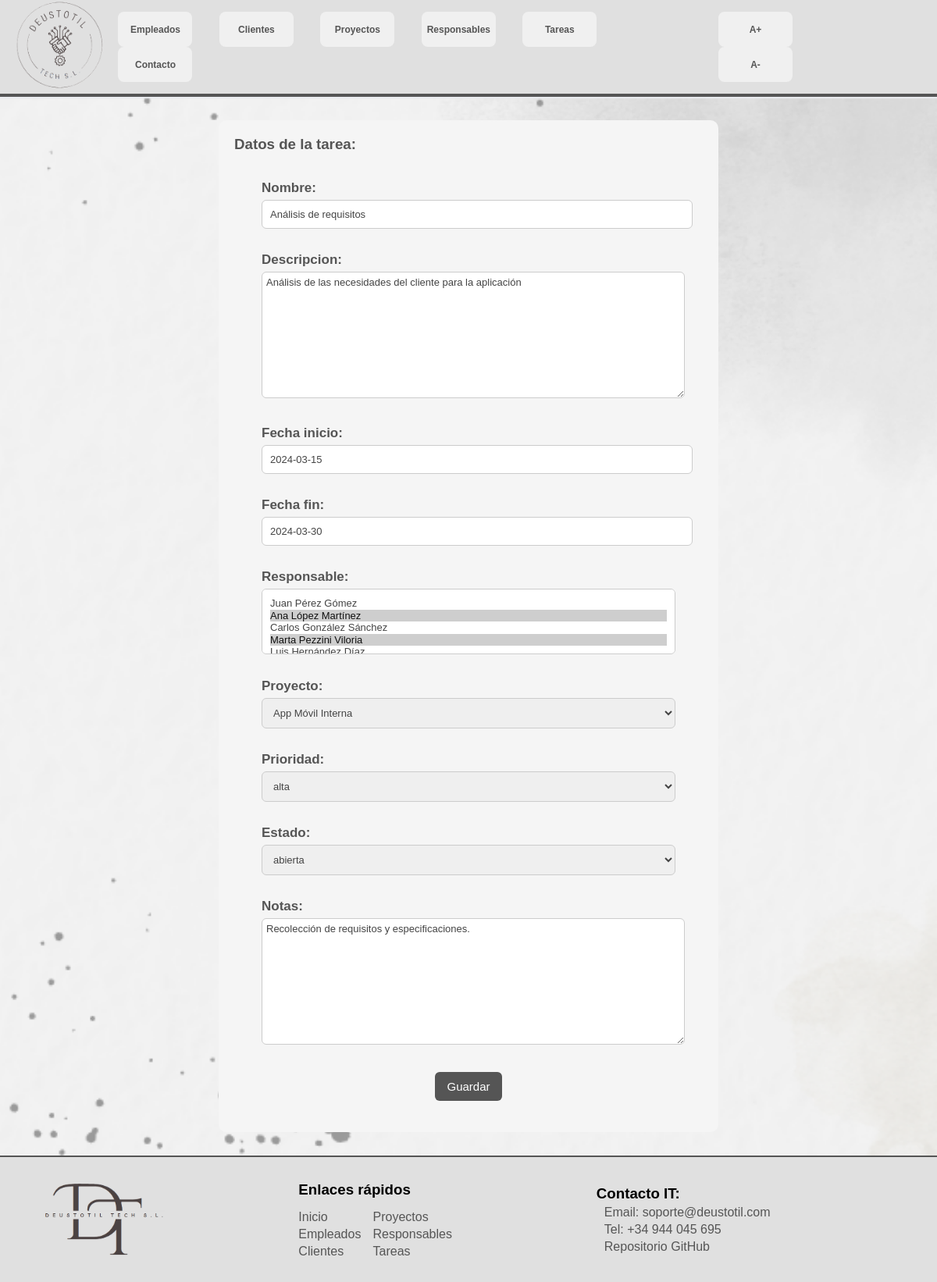
/deustotil/4/modificar_tarea, run on an earlier commit of the app's database.
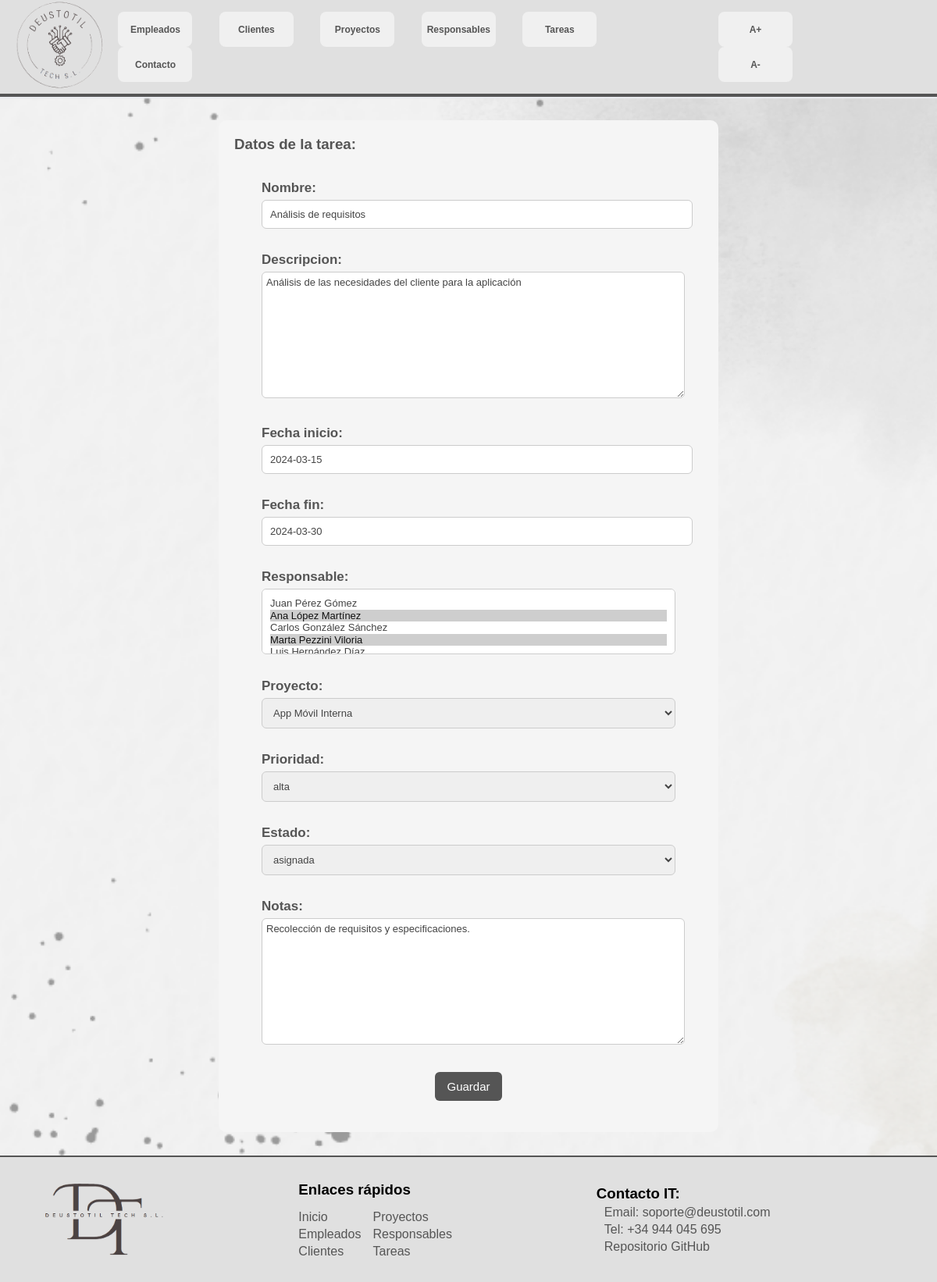
And on a later commit of the database.
### appdeustotil/models.py (models this page shows, shortened)
class Tarea(models.Model):
    nombre = models.CharField(max_length=30)
    descripcion = models.TextField(null = True, blank=True)
    fecha_inicio = models.DateField()
    fecha_fin = models.DateField()
    responsable = models.ManyToManyField(Empleado)
    proyecto = models.ForeignKey(Proyecto, on_delete=models.CASCADE)
    prioridad = models.CharField(max_length= 5, choices=[("Baja","baja"), ("Media","media"), ("Alta","alta")], default = "baja")
    estado = models.CharField(max_length=10, choices=[("Abierta","abierta"),("Asignada","asignada"), ("En proceso","en proceso"), ("Finalizada","finalizada")], default="Abierta")
    notas = models.TextField(null = True, blank=True)

class Empleado(models.Model):
    DNI = models.CharField(max_length=9)
    nombre = models.CharField(max_length=30)
    apellidos = models.CharField(max_length=60)
    email = models.EmailField()
    telefono = models.CharField(max_length=12)
    def __str__(self):
        return f"{self.nombre} {self.apellidos}"

### appdeustotil/views.py (the view)
# urls.py: path('<int:pk>/modificar_tarea', views.TareaUpdateView.as_view(), name='modificar_tarea'),
class TareaUpdateView(UpdateView):
    model = Tarea
    form_class = TareaForm
    template_name = 'tarea_form.html'
    success_url = reverse_lazy('tareas')

### appdeustotil/forms.py
class TareaForm(forms.ModelForm):
    class Meta:
        model = Tarea
        fields = '__all__'

### appdeustotil/models.py (called while the page is built)
    def __str__(self):
        return self.nombre

### appdeustotil/templates/tarea_form.html (shortened to what this page needs)
{% extends "base.html" %}
{% block content %}
<section id="content">
    <h1>Datos de la tarea:</h1>
    <form method="post">
        {{ form.as_p }}
        <input type="submit" value="Guardar">
    </form>
</section>
{% endblock %}

What changed in the data, as far as the page shows it:
changed Tarea "Análisis de las necesidades del cliente para la aplicación": estado "abierta" → "asignada"
